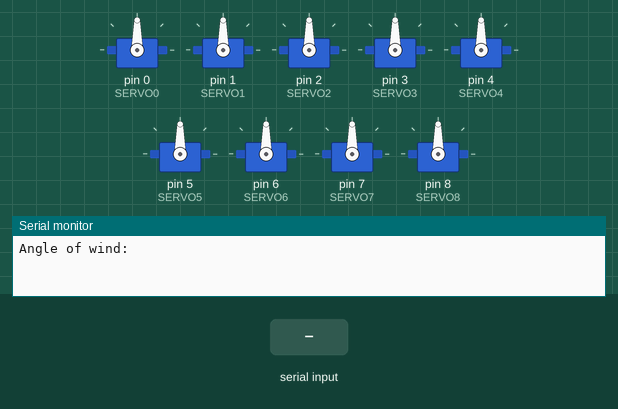
Simulated run of this program. Board: Teensy 4. On the bench: 9 × servo, the last lines printed to the serial monitor. Inputs (shaded band) come from the test bench.

Above: at 1.2 s.
1.3 s: "30,150\n" received over Serial
At 12.2 s:
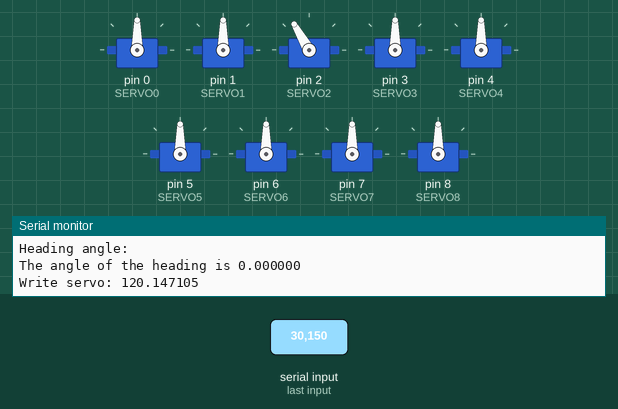
Timing chart, 0 to 20.8 s (numbered marks = the images above; inputs shaded):
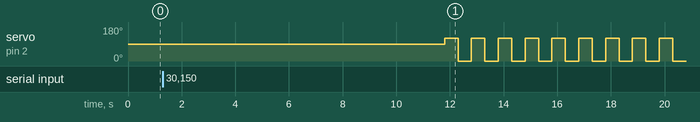

The program:

main.cpp
```cpp
#include <Arduino.h>
#include <vector>
#include <Servo.h>

#define SAIL_DIAMETER 2*0.057
#define ROPE_ANGLE M_PI/4
#define DEFAULT_DIST 0.025
#define SERVO_RAD 0.015
#define SERVO0 0
#define SERVO1 1
#define SERVO2 2
#define SERVO3 3
#define SERVO4 4
#define SERVO5 5
#define SERVO6 6
#define SERVO7 7
#define SERVO8 8

Servo s0;
Servo s1;
Servo s2;
Servo s3;
Servo s4;
Servo s5;
Servo s6;
Servo s7;
Servo s8;

double dot(std::vector<double> v1, std::vector<double> v2) {
  double res = 0.0;
  size_t len = max(v1.capacity(), v2.capacity());
  size_t v1_cap = v1.capacity();
  size_t v2_cap = v2.capacity();
  for(size_t i=0;i<len;i++) {
    double v1_a;
    double v2_a;
    if(i<v1_cap) v1_a = v1.at(i);
    else v1_a = 0;
    if(i<v2_cap) v2_a = v2.at(i);
    else v2_a = 0;
    res+=(v1_a*v2_a);
  }
  return res;
}

std::vector<double> prop(std::vector<double> v, double d) {
  size_t s = v.capacity();
  for(size_t i=0;i<s;i++) {
    v.at(i) = v.at(i) * d;
  }
  return v;
}

std::vector<double> sub(std::vector<double> v1, std::vector<double> v2) {
  size_t len = max(v1.capacity(), v2.capacity());
  std::vector<double> res(len);
  size_t v1_cap = v1.capacity();
  size_t v2_cap = v2.capacity();
  for(size_t i=0;i<len;i++) {
    double v1_a;
    double v2_a;
    if(i<v1_cap) v1_a = v1.at(i);
    else v1_a = 0;
    if(i<v2_cap) v2_a = v2.at(i);
    else v2_a = 0;
    res.at(i) = (v1_a-v2_a);
  }
  return res;
}

double size(std::vector<double> v) {
  return sqrt(dot(v,v));
}

std::vector<double> normalize(std::vector<double> v) {
  return prop(v, 1/size(v));
}

void setup() {
  Serial.begin(115200);
  Serial.setTimeout(5000);
  s0.attach(SERVO0); // front middle R
  s1.attach(SERVO1); // back middle R
  s2.attach(SERVO2);
  s3.attach(SERVO3);
  s4.attach(SERVO4);
  s5.attach(SERVO5);
  s6.attach(SERVO6);
  s7.attach(SERVO7);
  s8.attach(SERVO8);
}
void loop() {
  Serial.print("Angle of wind: ");
  String s = Serial.readString();
  double ang = atof(s.c_str());
  Serial.println();
  Serial.printf("The angle of the wind is %f\n",ang);
  Serial.print("Heading angle: ");
  s = Serial.readString();
  double h_ang = atof(s.c_str());
  Serial.println();
  Serial.printf("The angle of the heading is %f\n",h_ang);
  std::vector<double> heading(2);
  std::vector<double> wind_head(2);
  wind_head.at(0) = cos(ang*(M_PI/180));
  wind_head.at(1) = sin(ang*(M_PI/180));
  heading.at(0) = cos(h_ang*(M_PI/180));
  heading.at(1) = sin(h_ang*(M_PI/180));

  double rot_ang = -h_ang*(M_PI/180);

  double wh_t_0 = wind_head.at(0);
  double wh_t_1 = wind_head.at(1);
  double h_t_0 = heading.at(0);
  double h_t_1 = heading.at(1);
  wind_head.at(0) = cos(rot_ang)*wh_t_0 - sin(rot_ang)*wh_t_1;
  wind_head.at(1) = sin(rot_ang)*wh_t_0 + cos(rot_ang)*wh_t_1;
  heading.at(0) = cos(rot_ang)*h_t_0 - sin(rot_ang)*h_t_1;
  heading.at(1) = sin(rot_ang)*h_t_0 + cos(rot_ang)*h_t_1;

  std::vector<double> h_norm(2);
  std::vector<double> w_norm(2);
  h_norm.at(0) = heading.at(1);
  h_norm.at(1) = -heading.at(0);
  w_norm.at(0) = wind_head.at(1);
  w_norm.at(1) = -wind_head.at(0);

  std::vector<double> app = prop(w_norm, SAIL_DIAMETER/2);

  double dist = DEFAULT_DIST - app.at(1); // offset of the boom

  double height = SAIL_DIAMETER / 2;
  double r = sqrt(pow(height, 2) + pow(dist, 2));
  double def_r = sqrt(pow(height, 2) + pow(DEFAULT_DIST, 2));
  double dr = r - def_r;
  double ndr = r + dr;

  // Step 4: Compute servo rotation angle (in degrees)
  double servo_angle = dr / SERVO_RAD * (180/M_PI);
  double n_servo_angle = ndr / SERVO_RAD * (190/M_PI);
  while(1) {
    delay(500);
    Serial.printf("Write servo: %f\n",servo_angle);
    s2.write(servo_angle);
    //s1.write(n_servo_angle);
    delay(500);
    Serial.printf("Write servo: %f\n",0);
    s2.write(0);
    //s1.write(0);
  }
}
```
